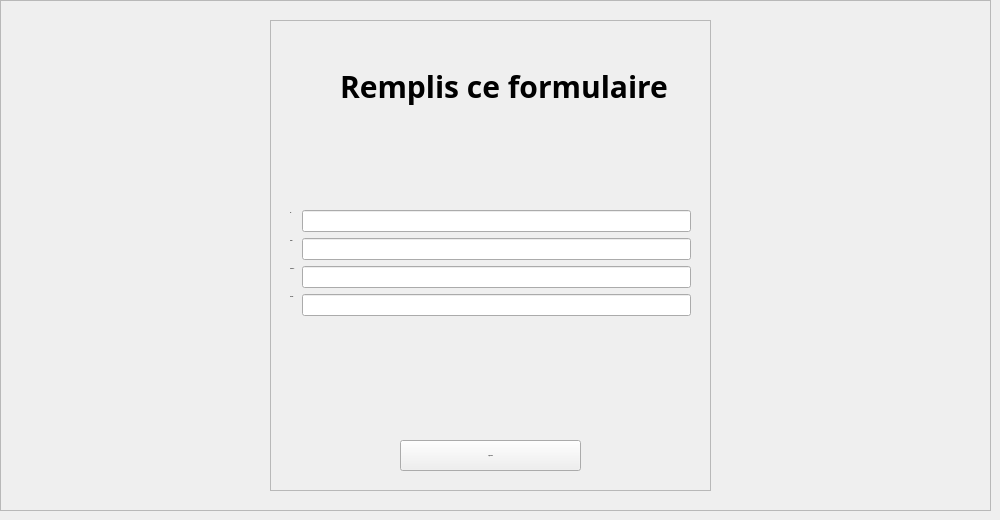
      <widget class="QWidget" name="ajouter_4">
       <attribute name="title">
        <string>Ajouter</string>
       </attribute>
       <widget class="QFrame" name="frame_22">
        <property name="geometry">
         <rect>
          <x>0</x>
          <y>0</y>
          <width>991</width>
          <height>511</height>
         </rect>
        </property>
        <property name="frameShape">
         <enum>QFrame::StyledPanel</enum>
        </property>
        <property name="frameShadow">
         <enum>QFrame::Raised</enum>
        </property>
        <widget class="QFrame" name="frame_23">
         <property name="geometry">
          <rect>
           <x>270</x>
           <y>20</y>
           <width>441</width>
           <height>471</height>
          </rect>
         </property>
         <property name="frameShape">
          <enum>QFrame::StyledPanel</enum>
         </property>
         <property name="frameShadow">
          <enum>QFrame::Raised</enum>
         </property>
         <widget class="QPushButton" name="pushButton_4">
          <property name="geometry">
           <rect>
            <x>130</x>
            <y>420</y>
            <width>181</width>
            <height>31</height>
           </rect>
          </property>
          <property name="font">
           <font>
            <family>century gothic</family>
            <pointsize>-1</pointsize>
            <weight>75</weight>
            <bold>true</bold>
           </font>
          </property>
          <property name="text">
           <string>AJOUTER</string>
          </property>
         </widget>
         <widget class="QLabel" name="label_75">
          <property name="geometry">
           <rect>
            <x>70</x>
            <y>20</y>
            <width>331</width>
            <height>91</height>
           </rect>
          </property>
          <property name="font">
           <font>
            <family>century gothic</family>
            <pointsize>-1</pointsize>
            <weight>75</weight>
            <bold>true</bold>
           </font>
          </property>
          <property name="styleSheet">
           <string notr="true">font-family:century gothic;
font-size:30px;</string>
          </property>
          <property name="text">
           <string>Remplis ce formulaire</string>
          </property>
         </widget>
         <widget class="QWidget" name="formLayoutWidget_4">
          <property name="geometry">
           <rect>
            <x>20</x>
            <y>190</y>
            <width>401</width>
            <height>127</height>
           </rect>
          </property>
          <layout class="QFormLayout" name="formLayout_4">
           <item row="0" column="0">
            <widget class="QLabel" name="label_29">
             <property name="font">
              <font>
               <family>century gothic</family>
               <pointsize>-1</pointsize>
               <weight>75</weight>
               <bold>true</bold>
              </font>
             </property>
             <property name="text">
              <string>ID :</string>
             </property>
            </widget>
           </item>
           <item row="0" column="1">
            <widget class="QLineEdit" name="lineEditadres_13">
             <property name="minimumSize">
              <size>
               <width>50</width>
               <height>0</height>
              </size>
             </property>
            </widget>
           </item>
           <item row="1" column="0">
            <widget class="QLabel" name="label_30">
             <property name="font">
              <font>
               <family>century gothic</family>
               <pointsize>-1</pointsize>
               <weight>75</weight>
               <bold>true</bold>
              </font>
             </property>
             <property name="text">
              <string>Nom :</string>
             </property>
            </widget>
           </item>
           <item row="1" column="1">
            <widget class="QLineEdit" name="lineEditadres_14">
             <property name="minimumSize">
              <size>
               <width>50</width>
               <height>0</height>
              </size>
             </property>
            </widget>
           </item>
           <item row="3" column="0">
            <widget class="QLabel" name="label_31">
             <property name="font">
              <font>
               <family>century gothic</family>
               <pointsize>-1</pointsize>
               <weight>75</weight>
               <bold>true</bold>
              </font>
             </property>
             <property name="text">
              <string>Classe :</string>
             </property>
            </widget>
           </item>
           <item row="3" column="1">
            <widget class="QLineEdit" name="lineEditadres_15">
             <property name="minimumSize">
              <size>
               <width>50</width>
               <height>0</height>
              </size>
             </property>
            </widget>
           </item>
           <item row="2" column="1">
            <widget class="QLineEdit" name="lineEditadres_16">
             <property name="minimumSize">
              <size>
               <width>50</width>
               <height>0</height>
              </size>
             </property>
            </widget>
           </item>
           <item row="2" column="0">
            <widget class="QLabel" name="label_32">
             <property name="font">
              <font>
               <family>century gothic</family>
               <pointsize>-1</pointsize>
               <weight>75</weight>
               <bold>true</bold>
              </font>
             </property>
             <property name="text">
              <string>Prenom :</string>
             </property>
            </widget>
           </item>
          </layout>
         </widget>
        </widget>
       </widget>
      </widget>
